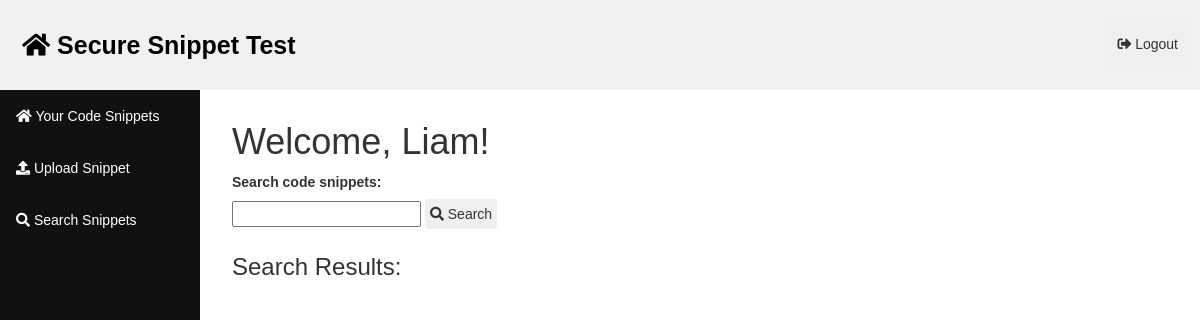
Page /viewSnippets/ (signed in) on the earlier database version.
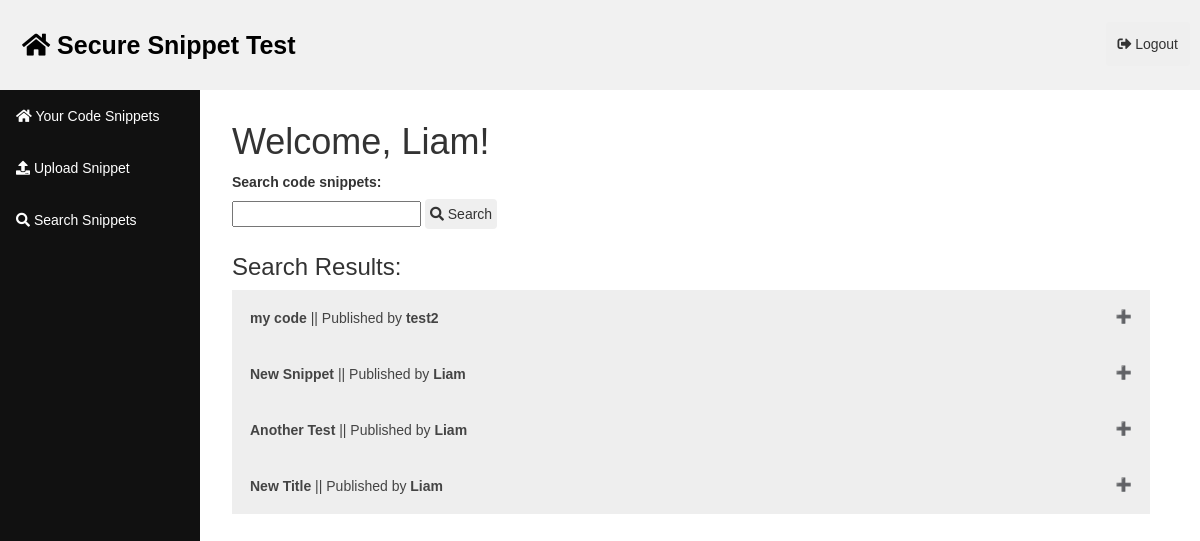
Same page on the later database version.
### snippetTest/models.py (models this page shows)
class Snippet(models.Model):
	uploadUser = models.TextField()
	editedBy = models.TextField()
	title = models.TextField()
	language = models.TextField()
	originalSnippet = models.TextField()
	editedSnippet = models.TextField()

### snippetTest/views.py (the view)
# urls.py: path('viewSnippets/', viewSnippets),
def viewSnippets(request):
	if (request.user.is_authenticated == True):
		if request.method == 'POST':
			searchStr = request.POST['searchStr']
		else:
			searchStr = ""
		username = request.user.username
		if len(searchStr) < 20:
			allSnippets = Snippet.objects.filter(Q(originalSnippet__contains=searchStr) | Q(title__contains=searchStr) | Q(language__contains=searchStr))
			return render(request, 'viewSnippets.html', {'username':username,
														'allSnippets':allSnippets})
		else:
			messages.warning(request, 'Search query too long!')
			return redirect('/searchSnippets/')
	else:
		return redirect('/login/')

### templates/viewSnippets.html (shortened to what this page needs)
{% load static %}
<!DOCTYPE html>
<html>
<head>
	<link rel="stylesheet" href="//maxcdn.bootstrapcdn.com/bootstrap/3.2.0/css/bootstrap.min.css">
	<link rel="stylesheet" href="//maxcdn.bootstrapcdn.com/bootstrap/3.2.0/css/bootstrap-theme.min.css">
	<link rel="stylesheet" href="https://use.fontawesome.com/releases/v5.5.0/css/all.css">
	<link rel="stylesheet" href="{% static 'css/styles.css' %}">
</head>
<body>
	<div class="header">
	  <a href="/home/" class="logo"><i class="fas fa-home"></i> Secure Snippet Test</a>
	  <div class="header-right">
	  	<form action="/submitLogout/">
	  	<button type="submit" class="btn"><i class="fas fa-sign-out-alt"></i> Logout</button>
	  </form>
	  </div>
	</div>
<div class="main">
		<div class="sidenav">
		  	<a href="/home/"><i class="fas fa-home"></i> Your Code Snippets</a>
		  	<a href="/upload/"><i class="fas fa-upload"></i> Upload Snippet</a>
		 	<a href="/searchSnippets/"><i class="fas fa-search"></i> Search Snippets</a>
		</div>
<div class="textContent">
	<h1>Welcome, {{username}}!</h1>
	<form action='/viewSnippets/' method='post'>{% csrf_token %}
		<label name = 'searchStr'>Search code snippets:</label>
		<br>
		<input type='text' name='searchStr'></input>
		<button class="btn" type='submit' style="padding:5px; margin-bottom: 5px"><i class="fas fa-search"></i> Search</button>
	</form>
	<div class="accordionContainer">
	<h3>Search Results:</h3>
	<ul class = "list-unstyled">
		{% for snippet in allSnippets %}
		<li>
			<button class="accordion"><b>{{snippet.title}}</b> || Published by <b>{{snippet.uploadUser}}</b></button>
		</li>
		{% endfor %}
	</ul>
</div>
</div>
</body>
</html>

### snippetTest/static/css/styles.css (style rules this page uses)
* { box-sizing: border-box; }
body { margin: 0; font-family: Arial, Helvetica, sans-serif; }
.header { overflow: hidden; background-color: #f1f1f1; padding: 20px 10px; }
.header a { float: left; color: black; text-align: center; padding: 12px; text-decoration: none; font-size: 18px; line-height: 25px; border-radius: 4px; }
.header a.logo { font-size: 25px; font-weight: bold; }
.header-right { float: right; }
.btn { display: inline; border: none; padding: 12px; margin-top: 2px; cursor: pointer; }
.sidenav { height: 100%; width: 200px; padding-bottom: 100%; position: relative; float: left; z-index: 1; left: 0; top: 0; background-color: #111; overflow-x: hidden; }
.sidenav a { color: white; padding: 16px; text-decoration: none; display: block; }
.textContent { margin-left: 220px; padding: 12px; }
.main { height: 100%; }
.accordionContainer { margin-right: 4%; }
.accordion { background-color: #eee; color: #444; cursor: pointer; padding: 18px; width: 100%; text-align: left; border: none; outline: none; transition: 0.4s; }
.accordion:after { content: '\02795'; font-size: 13px; color: #777; float: right; margin-left: 5px; }

Differences in the rows shown:
added Snippet: title "my code", uploadUser "test2"
added Snippet: title "New Snippet", uploadUser "Liam"
added Snippet: title "Another Test", uploadUser "Liam"
added Snippet: title "New Title", uploadUser "Liam"
